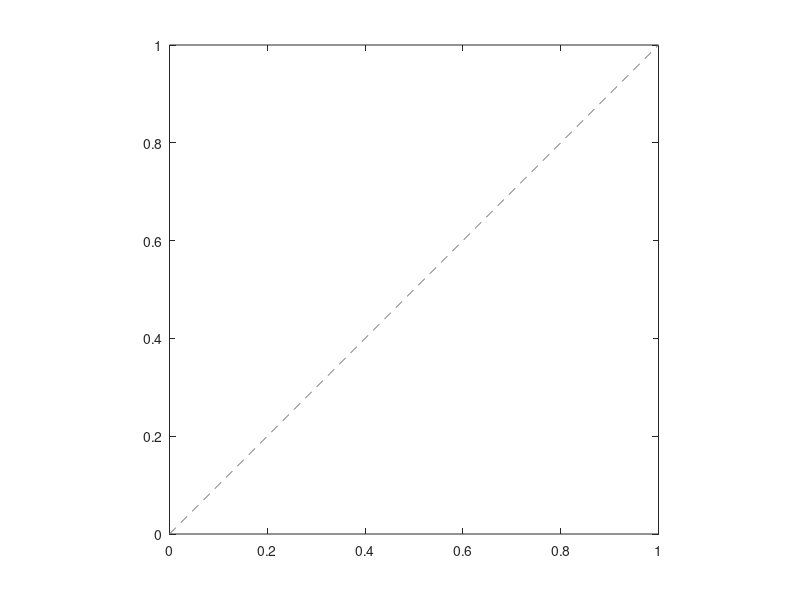

MATLAB code to generate this figure:
function make_axis_lims_equal_and_plot_diagonal
    xlims = xlim;
    ylims = ylim;
    limmin = min([xlims ylims]);
    limmax = max([xlims ylims]);
    plot([limmin limmax],[limmin limmax],'--','Color',[.5 .5 .5]);
    set(gca,'xlim',[limmin limmax]);set(gca,'ylim',[limmin limmax])
    axis equal
